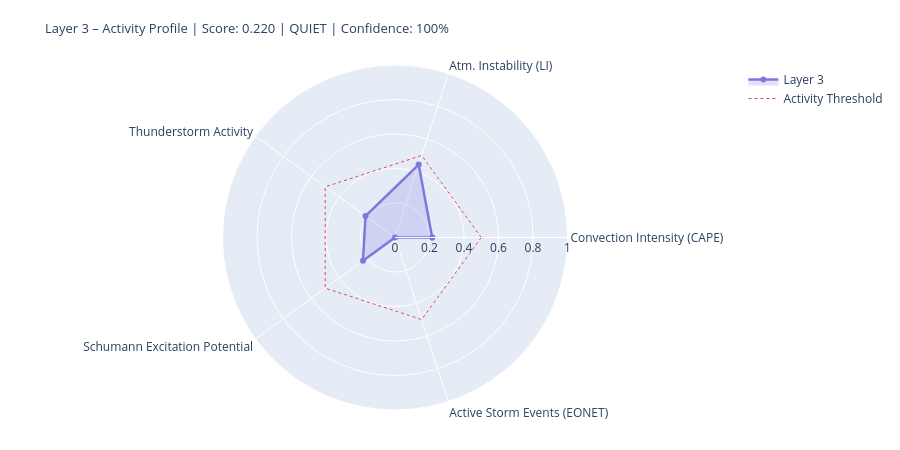

This figure's notebook cell:
### Markdown cell above
---
## 4. State Assessment & Handoff to Layer 4/5

### Code cell
# ============================================================
# LAYER-3-SCORE
# Five dynamic components
# ============================================================

def norm(v, lo, hi):
    if v is None or (isinstance(v, float) and math.isnan(v)): return None
    return round(max(0.0, min(1.0, (v - lo) / (hi - lo))), 4)

# --- 1) Convection intensity (global CAPE mean) ---
cape_mean = df_atm['cape'].dropna().mean() if not df_atm.empty else None
conv_score = norm(cape_mean, 0, 3000)
conv_src   = 'primary' if cape_mean is not None else 'missing'

# --- 2) Atmospheric instability (LI mean) ---
li_mean   = df_atm['li'].dropna().mean() if not df_atm.empty else None
# Negative LI = unstable → higher score
instab_score = norm(-li_mean if li_mean is not None else None, -6, 6)
instab_src   = 'primary' if li_mean is not None else 'missing'

# --- 3) Thunderstorm activity (mean thunder score + WMO count) ---
thunder_mean = df_atm['thunder_score'].mean() if not df_atm.empty else None
n_thunder    = int(df_atm['thunderstorm'].sum()) if not df_atm.empty else 0
thunder_score_val = norm(
    (thunder_mean or 0) * 0.7 + n_thunder * 0.1, 0, 1.0
) if thunder_mean is not None else None
thunder_src = 'primary'

# --- 4) Schumann excitation potential (weighted Schumann contribution) ---
schumann_pot = df_atm['schumann_contribution'].mean() if not df_atm.empty else None
# Boosted by Layer-2 thunderstorm trigger
if schumann_pot is not None and l2_thunder:
    schumann_pot = min(1.0, schumann_pot * 1.2)
schumann_score = norm(schumann_pot, 0, 1.0) if schumann_pot is not None else None
schumann_src   = 'derived'

# --- 5) Storm activity (NASA EONET) ---
# Distinction: None = data not loaded, 0.0 = loaded but no events
storm_score = None
storm_src   = 'missing'
if raw.get('storms') is not None:          # API reached successfully
    storm_score = norm(len(storm_events), 0, 30) if storm_events else 0.0
    storm_src   = 'primary'

# X-Ray and Kp: context only, not in dynamic score
# (X-Ray = Layer-0/4 driver; Kp = geomagnetic index, not a lightning proxy)
xray_context = None
if raw.get('xray'):
    df_xc = pd.DataFrame(raw['xray'])
    fc = next((c for c in df_xc.columns
               if any(k in c.lower() for k in ['flux','long']) and 'time' not in c.lower()),
              df_xc.columns[1])
    df_xc[fc] = pd.to_numeric(df_xc[fc], errors='coerce')
    xray_last = df_xc[fc].dropna().iloc[-1] if not df_xc[fc].dropna().empty else None
    if xray_last:
        xray_class = ('X' if xray_last>=1e-4 else 'M' if xray_last>=1e-5
                      else 'C' if xray_last>=1e-6 else 'B')
        xray_context = {'flux': float(xray_last), 'class': xray_class}
        print(f'X-Ray context: {xray_class}-class ({xray_last:.2e} W/m²)')

# --- Aggregate ---
COMPONENTS = {
    'Convection Intensity (CAPE)':  {'score': conv_score,       'source': conv_src,    'dynamic': True},
    'Atm. Instability (LI)':         {'score': instab_score,     'source': instab_src,  'dynamic': True},
    'Thunderstorm Activity':              {'score': thunder_score_val, 'source': thunder_src, 'dynamic': True},
    'Schumann Excitation Potential':   {'score': schumann_score,   'source': schumann_src,'dynamic': True},
    'Active Storm Events (EONET)': {'score': storm_score,      'source': storm_src,   'dynamic': True},
}

available   = {k: v['score'] for k, v in COMPONENTS.items() if v['score'] is not None}
unavailable = [k for k, v in COMPONENTS.items() if v['score'] is None]
layer3_score = round(sum(available.values()) / len(available), 4) if available else None
confidence   = round(len(available) / len(COMPONENTS), 2)
level = ('unknown' if layer3_score is None
         else 'quiet'   if layer3_score < 0.3
         else 'moderate' if layer3_score < 0.6
         else 'active')
dominant_l3 = max(available, key=available.get) if available else 'none'

# --- Ausgabe ---
W = 68
print('=' * W)
print('LAYER 3 – ATMOSPHERE / WEATHER / THUNDERSTORMS – STATE ASSESSMENT')
print('=' * W)
for name, comp in COMPONENTS.items():
    s = comp['score']
    if s is not None:
        bar = '█' * int(s * 20) + '░' * (20 - int(s * 20))
        print(f'  {name:<36} {bar}  {s:.3f}  [{comp["source"]}]')
    else:
        print(f'  {name:<36} {"─" * 20}  n/a   [missing]')
print('-' * W)
print(f'  Score:        {layer3_score:.3f}  ({len(available)}/{len(COMPONENTS)} components)')
print(f'  Confidence:   {confidence:.0%}')
print(f'  Level:        {level.upper()}')
print(f'  Dominant:     {dominant_l3}')
print(f'  CAPE mean:    {cape_mean:.0f} J/kg' if cape_mean else '  CAPE mean:    n/a')
print(f'  LI mean:      {li_mean:.1f} K' if li_mean is not None else '  LI mean:      n/a')
print(f'  Thunderstorms:{n_thunder} points (WMO)  +  {len(storm_events)} NASA EONET')
print('=' * W)

# Radar
cats   = list(available.keys())
vals_r = list(available.values())
if len(cats) >= 3:
    fig = go.Figure()
    fig.add_trace(go.Scatterpolar(
        r=vals_r + [vals_r[0]], theta=cats + [cats[0]],
        fill='toself', fillcolor='rgba(127,119,221,0.22)',
        line=dict(color='#7F77DD', width=2.5), name='Layer 3'
    ))
    fig.add_trace(go.Scatterpolar(
        r=[0.5] * (len(cats)+1), theta=cats + [cats[0]],
        line=dict(color='#E24B4A', dash='dot', width=1),
        mode='lines', name='Activity Threshold'
    ))
    fig.update_layout(
        title=dict(
            text=f'Layer 3 – Activity Profile | Score: {layer3_score:.3f} | {level.upper()} | Confidence: {confidence:.0%}',
            font=dict(size=13)
        ),
        polar=dict(radialaxis=dict(visible=True, range=[0, 1])),
        height=450, showlegend=True,
        margin=dict(l=60, r=60, t=65, b=40)
    )
    fig.show()

### Figure 1 — Plotly figure (JSON) as saved in the notebook; plotly's stock layout.template omitted (floating-point values rounded to 4 significant figures)
{"data": [{"fill": "toself", "fillcolor": "rgba(127,119,221,0.22)", "line": {"color": "#7F77DD", "width": 2.5}, "name": "Layer 3", "r": [0.2156, 0.4444, 0.2115, 0.2295, 0.0, 0.2156], "theta": ["Convection Intensity (CAPE)", "Atm. Instability (LI)", "Thunderstorm Activity", "Schumann Excitation Potential", "Active Storm Events (EONET)", "Convection Intensity (CAPE)"], "type": "scatterpolar"}, {"line": {"color": "#E24B4A", "dash": "dot", "width": 1}, "mode": "lines", "name": "Activity Threshold", "r": [0.5, 0.5, 0.5, 0.5, 0.5, 0.5], "theta": ["Convection Intensity (CAPE)", "Atm. Instability (LI)", "Thunderstorm Activity", "Schumann Excitation Potential", "Active Storm Events (EONET)", "Convection Intensity (CAPE)"], "type": "scatterpolar"}], "layout": {"height": 450, "margin": {"b": 40, "l": 60, "r": 60, "t": 65}, "polar": {"radialaxis": {"range": [0, 1], "visible": true}}, "showlegend": true, "title": {"font": {"size": 13}, "text": "Layer 3 – Activity Profile | Score: 0.220 | QUIET | Confidence: 100%"}}}
